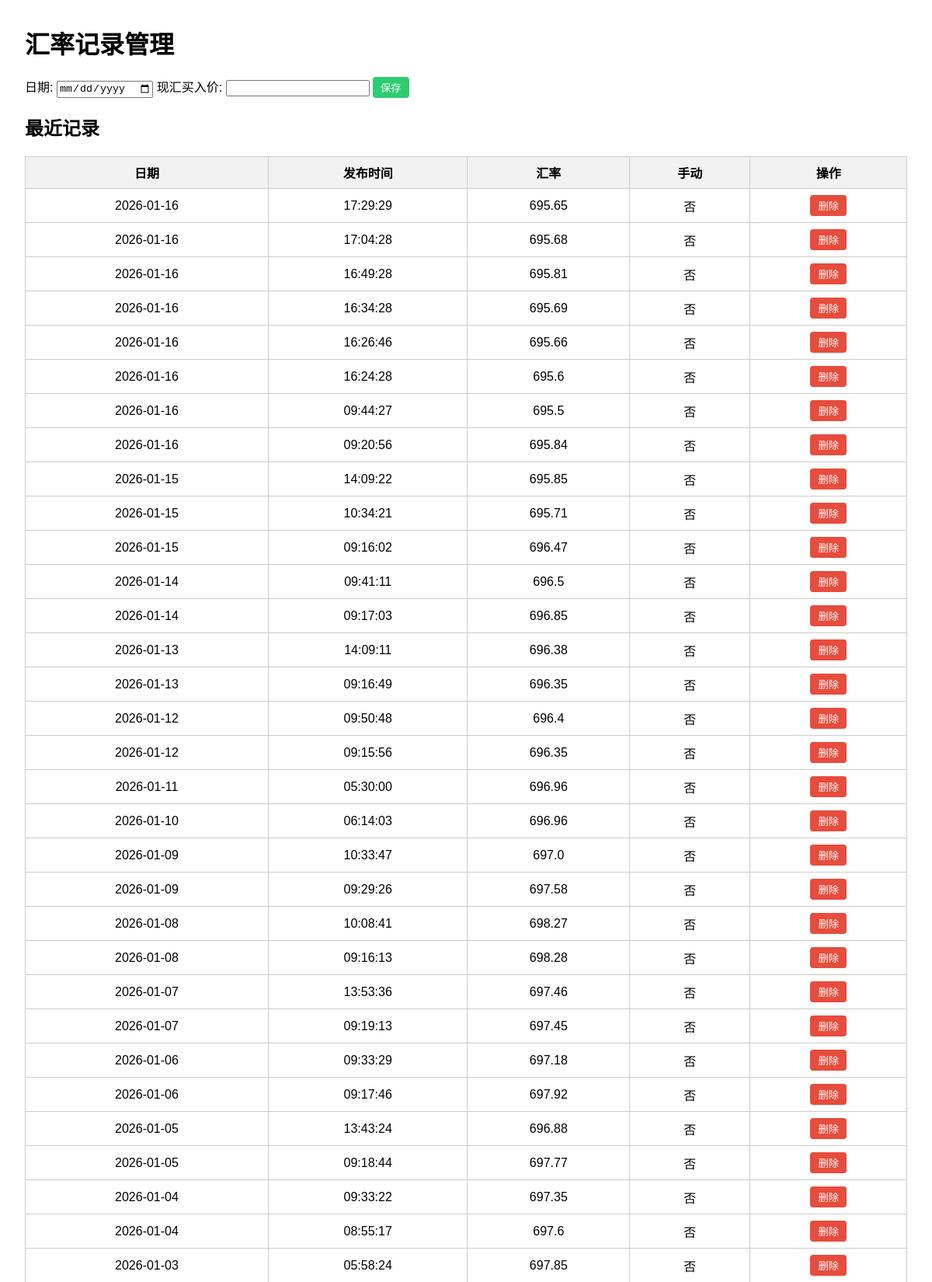
The page /admin (upper part) on the database its author committed.
### tables this page shows
CREATE TABLE rates (
    id INTEGER PRIMARY KEY AUTOINCREMENT,
    date TEXT,
    pub_time TEXT,
    rate REAL,
    manual_flag INTEGER DEFAULT 0
);

### app.py (the view)
@app.route('/admin')
def admin():
    conn = get_db_connection()
    rows = conn.execute('SELECT * FROM rates ORDER BY date DESC, pub_time DESC LIMIT 200').fetchall()
    conn.close()
    return render_template('admin.html', rows=rows)

### app.py (called while the page is built)
def get_db_connection():
    conn = sqlite3.connect(app.config['DB_PATH'])
    conn.row_factory = sqlite3.Row
    return conn

### templates/admin.html (shortened to what this page needs)
<!DOCTYPE html>
<html lang="zh-CN">
<head>
</head>
<body>
  <h1>汇率记录管理</h1>
  <form method="post" action="/admin/add">
    <label>
      日期:
      <input type="date" name="date" required>
    </label>
    <label>
      现汇买入价:
      <input type="number" step="0.0001" name="rate" required>
    </label>
    <button type="submit" style="background-color:#2ecc71;">保存</button>
  </form>
  <h2>最近记录</h2>
  <table>
    <thead>
      <tr>
        <th>日期</th>
        <th>发布时间</th>
        <th>汇率</th>
        <th>手动</th>
        <th>操作</th>
      </tr>
    </thead>
    <tbody>
      {% for id, d, pt, r, m in rows %}
      <tr>
        <td>{{ d }}</td>
        <td>{{ pt if pt else '—' }}</td>
        <td>{{ r }}</td>
        <td>{{ '是' if m else '否' }}</td>
        <td>
          <form action="/admin/delete/{{ id }}" method="post" class="inline-form">
            <button type="submit" onclick="return confirm('确认删除这条记录吗？')">删除</button>
          </form>
        </td>
      </tr>
      {% endfor %}
    </tbody>
  </table>
</body>
</html>

### templates/admin.html (style rules this page uses)
body { font-family: Arial, sans-serif; margin: 2em; }
table { border-collapse: collapse; width: 100%; }
th, td { border: 1px solid #ccc; padding: 8px; text-align: center; }
th { background-color: #f2f2f2; }
form { margin-bottom: 1em; }
.inline-form { display: inline; }
button { padding: 4px 10px; border: none; border-radius: 4px; background-color: #e74c3c; color: white; cursor: pointer; }

### rows shown on the page
rates: date "2026-01-16", pub_time "17:29:29", rate "695.65", manual_flag "否"
rates: date "2026-01-16", pub_time "17:04:28", rate "695.68", manual_flag "否"
rates: date "2026-01-16", pub_time "16:49:28", rate "695.81", manual_flag "否"
rates: date "2026-01-16", pub_time "16:34:28", rate "695.69", manual_flag "否"
rates: date "2026-01-16", pub_time "16:26:46", rate "695.66", manual_flag "否"
rates: date "2026-01-16", pub_time "16:24:28", rate "695.6", manual_flag "否"
rates: date "2026-01-16", pub_time "09:44:27", rate "695.5", manual_flag "否"
rates: date "2026-01-16", pub_time "09:20:56", rate "695.84", manual_flag "否"
rates: date "2026-01-15", pub_time "14:09:22", rate "695.85", manual_flag "否"
rates: date "2026-01-15", pub_time "10:34:21", rate "695.71", manual_flag "否"
rates: date "2026-01-15", pub_time "09:16:02", rate "696.47", manual_flag "否"
rates: date "2026-01-14", pub_time "09:41:11", rate "696.5", manual_flag "否"
rates: date "2026-01-14", pub_time "09:17:03", rate "696.85", manual_flag "否"
rates: date "2026-01-13", pub_time "14:09:11", rate "696.38", manual_flag "否"
rates: date "2026-01-13", pub_time "09:16:49", rate "696.35", manual_flag "否"
rates: date "2026-01-12", pub_time "09:50:48", rate "696.4", manual_flag "否"
rates: date "2026-01-12", pub_time "09:15:56", rate "696.35", manual_flag "否"
rates: date "2026-01-11", pub_time "05:30:00", rate "696.96", manual_flag "否"
rates: date "2026-01-10", pub_time "06:14:03", rate "696.96", manual_flag "否"
rates: date "2026-01-09", pub_time "10:33:47", rate "697.0", manual_flag "否"
rates: date "2026-01-09", pub_time "09:29:26", rate "697.58", manual_flag "否"
rates: date "2026-01-08", pub_time "10:08:41", rate "698.27", manual_flag "否"
rates: date "2026-01-08", pub_time "09:16:13", rate "698.28", manual_flag "否"
rates: date "2026-01-07", pub_time "13:53:36", rate "697.46", manual_flag "否"
rates: date "2026-01-07", pub_time "09:19:13", rate "697.45", manual_flag "否"
rates: date "2026-01-06", pub_time "09:33:29", rate "697.18", manual_flag "否"
rates: date "2026-01-06", pub_time "09:17:46", rate "697.92", manual_flag "否"
rates: date "2026-01-05", pub_time "13:43:24", rate "696.88", manual_flag "否"
rates: date "2026-01-05", pub_time "09:18:44", rate "697.77", manual_flag "否"
rates: date "2026-01-04", pub_time "09:33:22", rate "697.35", manual_flag "否"
rates: date "2026-01-04", pub_time "08:55:17", rate "697.6", manual_flag "否"
rates: date "2026-01-03", pub_time "05:58:24", rate "697.85", manual_flag "否"
